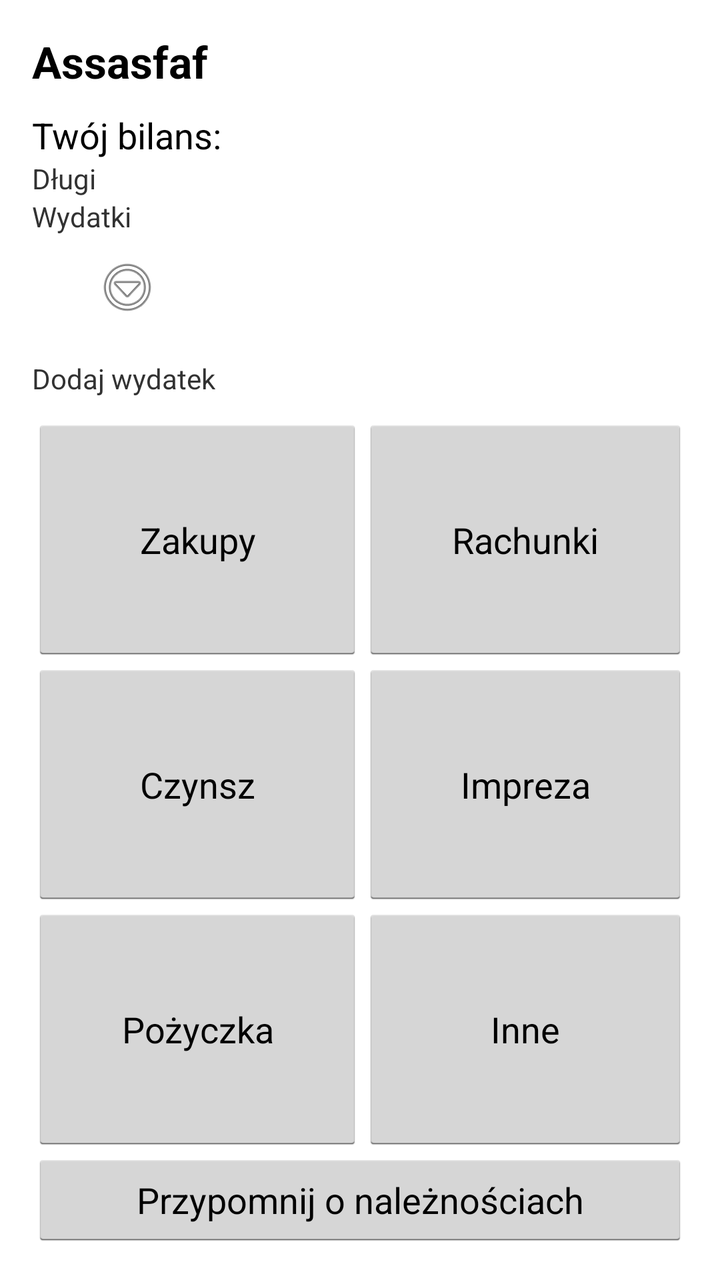
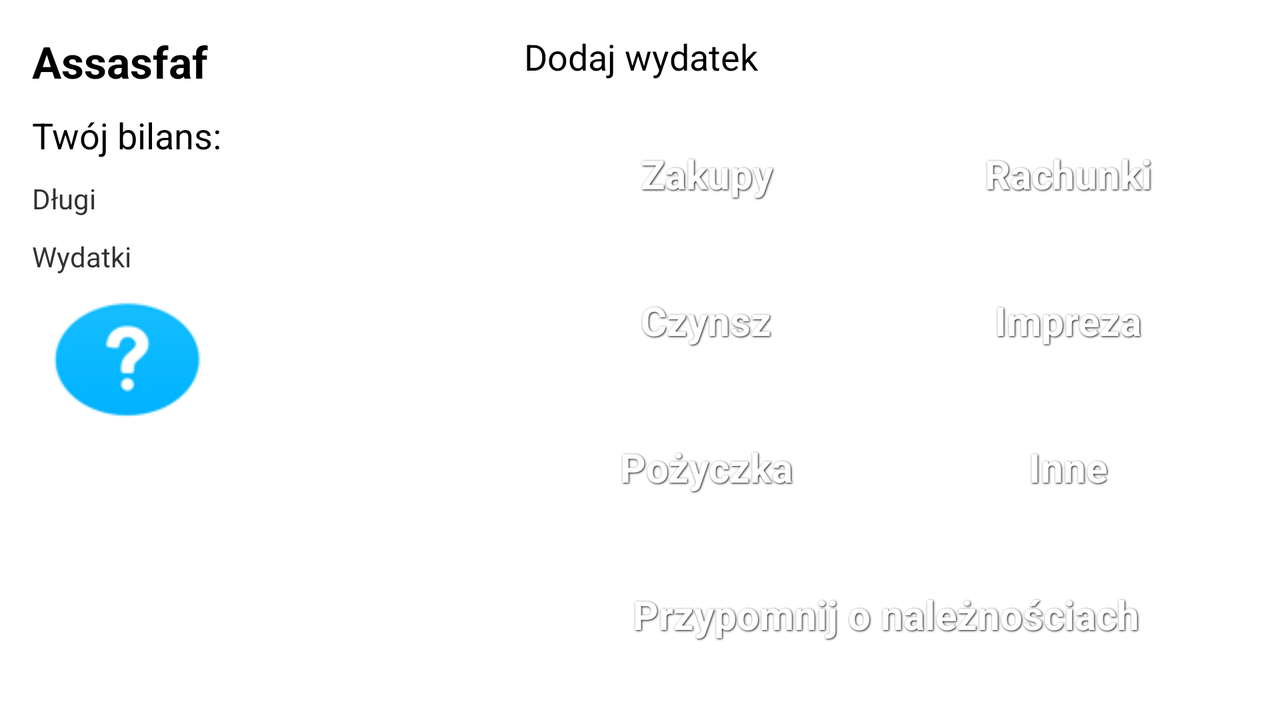

An Android layout and its configuration variant, each rendered on a device that would load it. The default file and the variant file are quoted in full after the pictures.
<!-- AndroidManifest.xml: activity theme AppTheme -->
<!-- res/layout/fragment_main.xml -->
<LinearLayout xmlns:android="http://schemas.android.com/apk/res/android"
    android:layout_width="match_parent"
    android:layout_height="match_parent"
    android:orientation="vertical"
        android:padding="@dimen/activity_horizontal_margin" >

    <RelativeLayout
        android:layout_width="match_parent"
        android:layout_height="wrap_content"
        android:layout_marginBottom="@dimen/margin_normall" >

        <TableLayout
            android:id="@+id/your_profile"
            android:layout_width="wrap_content"
            android:layout_height="wrap_content"
            android:layout_alignParentLeft="true"
            android:layout_alignParentTop="true"
            android:layout_toLeftOf="@+id/picture"
            android:orientation="vertical" >

            <TextView
                android:id="@+id/flatmate_name"
                android:layout_width="wrap_content"
                android:layout_height="wrap_content"
                android:layout_gravity="left"
                android:text="Assasfaf"
                android:textAppearance="?android:attr/textAppearanceLarge"
                android:textStyle="bold" />

            <TableRow
                android:layout_width="wrap_content"
                android:layout_height="wrap_content"
                android:layout_marginTop="@dimen/margin_normall" >

                <TextView
                    android:layout_width="wrap_content"
                    android:layout_height="wrap_content"
                    android:text="@string/text_your_balance"
                    android:textAppearance="?android:attr/textAppearanceMedium" />

                <TextView
                    android:id="@+id/balance"
                    android:layout_width="wrap_content"
                    android:layout_height="wrap_content"
                    android:layout_marginLeft="@dimen/margin_normall" />
            </TableRow>

            <TableRow
                android:layout_width="wrap_content"
                android:layout_height="wrap_content" >

                <TextView
                    android:layout_width="wrap_content"
                    android:layout_height="wrap_content"
                    android:text="@string/text_debts" />

                <TextView
                    android:id="@+id/debts"
                    android:layout_width="wrap_content"
                    android:layout_height="wrap_content"
                    android:textColor="@color/red" />
            </TableRow>

            <TableRow
                android:layout_width="wrap_content"
                android:layout_height="wrap_content" >

                <TextView
                    android:layout_width="wrap_content"
                    android:layout_height="wrap_content"
                    android:text="@string/text_expenses" />

                <TextView
                    android:id="@+id/credits"
                    android:layout_width="wrap_content"
                    android:layout_height="wrap_content"
                    android:textColor="@color/green" />
            </TableRow>

            <TableRow
                android:layout_width="wrap_content"
                android:layout_height="wrap_content"
                android:layout_gravity="center_vertical"
                android:layout_marginTop="@dimen/margin_normall" >

                <ImageButton
                    android:id="@+id/button_details"
                    android:layout_width="match_parent"
                    android:layout_height="wrap_content"
                    android:background="@android:color/transparent"
                    android:src="@android:drawable/ic_menu_more" />
            </TableRow>
        </TableLayout>

        <ImageView
            android:id="@+id/picture"
            android:layout_width="100dp"
            android:layout_height="100dp"
            android:layout_alignParentRight="true"
            android:layout_alignParentTop="true"
            android:gravity="right"
            android:scaleType="fitCenter"
            android:src="@drawable/person" />

    </RelativeLayout>

    <TextView
        android:layout_width="wrap_content"
        android:layout_height="wrap_content"
        android:text="@string/text_add_expense"
        android:layout_marginTop="@dimen/margin_normall" />

    <TableLayout
        android:layout_width="fill_parent"
        android:layout_height="fill_parent"
        android:gravity="center_vertical"
        android:layout_marginTop="@dimen/margin_normall"
        android:stretchColumns="*" >

        <TableRow
            android:layout_weight="1"
        	android:gravity="center" >

            <Button
                android:id="@+id/button_shopping"
                android:layout_width="fill_parent"
                android:layout_height="fill_parent"
                android:text="@string/button_shopping" />

            <Button
                android:id="@+id/button_bills"
                android:layout_width="fill_parent"
                android:layout_height="fill_parent"
                android:text="@string/button_bills" />
        </TableRow>

        <TableRow
            android:layout_weight="1"
        	android:gravity="center" >

            <Button
                android:id="@+id/button_rent"
                android:layout_width="fill_parent"
                android:layout_height="fill_parent"
                android:text="@string/button_rent" />

            <Button
                android:id="@+id/button_party"
                android:layout_width="fill_parent"
                android:layout_height="fill_parent"
                android:text="@string/button_party" />
        </TableRow>

        <TableRow
            android:layout_weight="1"
        	android:gravity="center" >

            <Button
                android:id="@+id/button_debt"
                android:layout_width="fill_parent"
                android:layout_height="fill_parent"
                android:text="@string/button_debt" />

            <Button
                android:id="@+id/button_others"
                android:layout_width="fill_parent"
                android:layout_height="fill_parent"
                android:text="@string/button_others" />
        </TableRow>

        <Button
            android:id="@+id/button_remind"
            android:layout_width="fill_parent"
            android:layout_height="wrap_content"
            android:text="@string/button_remind" />
    </TableLayout>

</LinearLayout>
<!-- resources referenced by this layout -->
<resources>
  <color name="green">#00b700</color>
  <color name="red">#ff0000</color>
  <dimen name="activity_horizontal_margin">16dp</dimen>
  <dimen name="margin_normall">10dp</dimen>
  <string name="button_bills">Rachunki</string>
  <string name="button_debt">Pożyczka</string>
  <string name="button_others">Inne</string>
  <string name="button_party">Impreza</string>
  <string name="button_remind">Przypomnij o należnościach</string>
  <string name="button_rent">Czynsz</string>
  <string name="button_shopping">Zakupy</string>
  <string name="text_add_expense">Dodaj wydatek</string>
  <string name="text_debts">Długi</string>
  <string name="text_expenses">Wydatki</string>
  <string name="text_your_balance">Twój bilans:</string>
  <style name="AppTheme" parent="AppBaseTheme">
          
      </style>
  <style name="AppBaseTheme" parent="android:Theme.Holo.Light">
  	    <item name="android:windowActionBar">false</item>
  	    <item name="android:windowNoTitle">true</item>
      </style>
</resources>
<!-- res/layout-land/fragment_main.xml (the author's variant of the layout above) -->
<!-- drawn on the phone turned sideways -->
<LinearLayout xmlns:android="http://schemas.android.com/apk/res/android"
    android:layout_width="match_parent"
    android:layout_height="match_parent"
    android:orientation="horizontal"
    android:padding="@dimen/activity_horizontal_margin" >

    <RelativeLayout
        android:layout_width="236dp"
        android:layout_height="wrap_content"
        android:layout_marginBottom="@dimen/margin_normall" >

        <TableLayout
            android:id="@+id/your_profile"
            android:layout_width="wrap_content"
            android:layout_height="wrap_content"
            android:layout_alignParentLeft="true"
            android:layout_alignParentRight="true"
            android:layout_alignParentTop="true"
            android:layout_marginBottom="@dimen/margin_normall"
            android:orientation="vertical" >

            <TextView
                android:id="@+id/flatmate_name"
                android:layout_width="wrap_content"
                android:layout_height="wrap_content"
                android:layout_gravity="left"
                android:text="Assasfaf"
                android:textAppearance="?android:attr/textAppearanceLarge"
                android:textStyle="bold" />

            <TableRow android:layout_marginTop="@dimen/margin_normall" >

                <TextView
                    android:layout_width="wrap_content"
                    android:layout_height="wrap_content"
                    android:text="@string/text_your_balance"
                    android:textAppearance="?android:attr/textAppearanceMedium" />

                <TextView
                    android:id="@+id/balance"
                    android:layout_width="wrap_content"
                    android:layout_height="wrap_content"
                    android:layout_marginLeft="@dimen/margin_normall"
                    android:textAppearance="?android:attr/textAppearanceMedium"
                    android:textStyle="bold" />
            </TableRow>

            <TableRow android:layout_marginTop="@dimen/margin_normall" >

                <TextView
                    android:layout_width="wrap_content"
                    android:layout_height="wrap_content"
                    android:text="@string/text_debts" />

                <TextView
                    android:id="@+id/debts"
                    android:layout_width="wrap_content"
                    android:layout_height="wrap_content"
                    android:textColor="@color/red" />
            </TableRow>

            <TableRow android:layout_marginTop="@dimen/margin_normall" >

                <TextView
                    android:layout_width="wrap_content"
                    android:layout_height="wrap_content"
                    android:text="@string/text_expenses" />

                <TextView
                    android:id="@+id/credits"
                    android:layout_width="wrap_content"
                    android:layout_height="wrap_content"
                    android:textColor="@color/green" />
            </TableRow>

            <TableRow
                android:layout_width="wrap_content"
                android:layout_height="wrap_content"
                android:layout_gravity="center_vertical"
                android:layout_marginTop="@dimen/margin_normall" >

                <ImageButton
                    android:id="@+id/button_details"
                    android:layout_width="wrap_content"
                    android:layout_height="wrap_content"
                    android:background="@android:color/transparent"
                    android:src="@drawable/details" />
            </TableRow>
        </TableLayout>

        <ImageView
            android:id="@+id/picture"
            android:layout_width="100dp"
            android:layout_height="100dp"
            android:layout_alignParentBottom="true"
            android:layout_centerHorizontal="true"
            android:gravity="bottom"
            android:scaleType="fitCenter"
            android:src="@drawable/person" />

    </RelativeLayout>

    <TableLayout
        android:layout_width="fill_parent"
        android:layout_height="fill_parent"
        android:layout_marginLeft="@dimen/margin_normall"
        android:gravity="center_vertical"
        android:stretchColumns="*" >

        <TextView
            android:layout_width="wrap_content"
            android:layout_height="wrap_content"
            android:layout_marginBottom="@dimen/margin_normall"
            android:text="@string/text_add_expense"
            android:textAppearance="?android:attr/textAppearanceMedium" />

        <TableRow
            android:layout_weight="1"
            android:gravity="center" >

            <Button
                android:id="@+id/button_shopping"
                style="@style/Button"
                android:layout_width="fill_parent"
                android:layout_height="fill_parent"
                android:text="@string/button_shopping" />

            <Button
                android:id="@+id/button_bills"
                style="@style/Button"
                android:layout_width="fill_parent"
                android:layout_height="fill_parent"
                android:text="@string/button_bills" />
        </TableRow>

        <TableRow
            android:layout_weight="1"
            android:gravity="center" >

            <Button
                android:id="@+id/button_rent"
                style="@style/Button"
                android:layout_width="fill_parent"
                android:layout_height="fill_parent"
                android:text="@string/button_rent" />

            <Button
                android:id="@+id/button_party"
                style="@style/Button"
                android:layout_width="fill_parent"
                android:layout_height="fill_parent"
                android:text="@string/button_party" />
        </TableRow>

        <TableRow
            android:layout_weight="1"
            android:gravity="center" >

            <Button
                android:id="@+id/button_loan"
                style="@style/Button"
                android:layout_width="fill_parent"
                android:layout_height="fill_parent"
                android:text="@string/button_debt" />

            <Button
                android:id="@+id/button_others"
                style="@style/Button"
                android:layout_width="fill_parent"
                android:layout_height="fill_parent"
                android:text="@string/button_others" />
        </TableRow>

        <Button
            android:id="@+id/button_remind"
            style="@style/Button"
            android:layout_width="fill_parent"
            android:layout_height="wrap_content"
            android:layout_weight="1"
            android:maxHeight="48dp"
            android:text="@string/button_remind" />
    </TableLayout>

</LinearLayout>
<!-- resources referenced by the variant -->
<!-- as the phone turned sideways resolves them -->
<resources>
  <color name="green">#00b700</color>
  <color name="red">#ff0000</color>
  <dimen name="activity_horizontal_margin">16dp</dimen>
  <dimen name="margin_normall">10dp</dimen>
  <!-- drawable details: png bitmap (drawable, 6511 bytes) -->
  <string name="button_bills">Rachunki</string>
  <string name="button_debt">Pożyczka</string>
  <string name="button_others">Inne</string>
  <string name="button_party">Impreza</string>
  <string name="button_remind">Przypomnij o należnościach</string>
  <string name="button_rent">Czynsz</string>
  <string name="button_shopping">Zakupy</string>
  <string name="text_add_expense">Dodaj wydatek</string>
  <string name="text_debts">Długi</string>
  <string name="text_expenses">Wydatki</string>
  <string name="text_your_balance">Twój bilans:</string>
  <style name="Button">
          <item name="android:layout_width">fill_parent</item>
          <item name="android:layout_height">wrap_content</item>
          <item name="android:textColor">#ffffff</item>
          <item name="android:gravity">center</item>
          <item name="android:layout_margin">4dp</item>
          <item name="android:textStyle">bold</item>
          <item name="android:shadowColor">#000000</item>
          <item name="android:shadowDx">1</item>
          <item name="android:shadowDy">1</item>
          <item name="android:shadowRadius">2</item>
          <item name="android:minWidth">72dp</item>
          <item name="android:textSize">@dimen/button_txt_size</item>
          <item name="android:background">@drawable/button_selector</item>
  
      </style>
  <style name="AppTheme" parent="AppBaseTheme">
          
      </style>
  <dimen name="button_txt_size">20dp</dimen>
  <style name="AppBaseTheme" parent="android:Theme.Holo.Light">
  	    <item name="android:windowActionBar">false</item>
  	    <item name="android:windowNoTitle">true</item>
      </style>
</resources>
